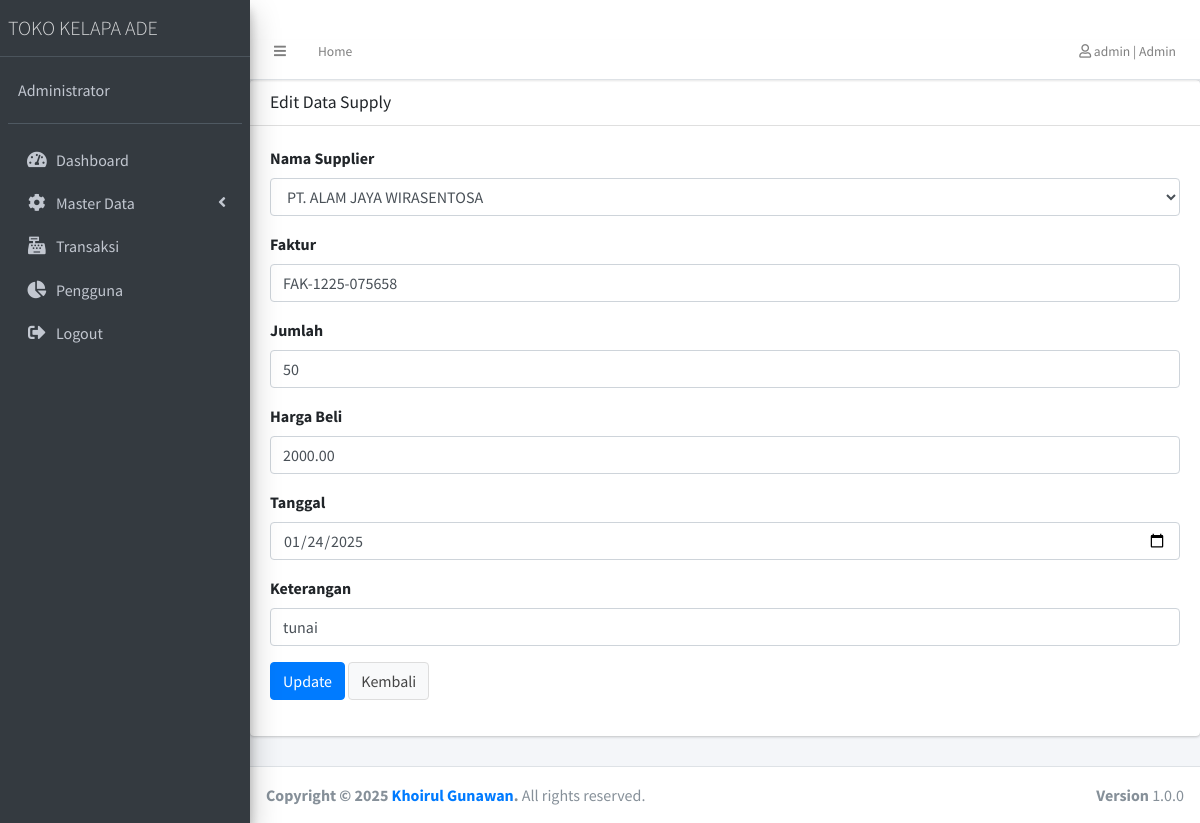
The app's page /index.php?page=aksi_supply/supply_edit&id=49 (signed in) with its own data.
### tables this page shows
CREATE TABLE `tb_barang_msk` (
  `msk_id` int(3) NOT NULL,
  `supplier_id` int(3) NOT NULL,
  `barang_id` int(3) NOT NULL,
  `msk_faktur` varchar(15) NOT NULL,
  `msk_jumlah` int(5) NOT NULL,
  `msk_harga_beli` decimal(10,2) NOT NULL,
  `msk_tgl` date NOT NULL,
  `msk_ket` text NOT NULL
);

### aksi_supply/supply_edit.php (the view, shortened to what this page needs)
<?php
$id = filter_input(INPUT_GET, 'id', FILTER_SANITIZE_NUMBER_INT);
$stmt = $koneksi->prepare("
    SELECT m.*, b.barang_nama, b.kategori_id
    FROM tb_barang_msk m
    JOIN tb_barang b ON m.barang_id = b.barang_id
    WHERE m.msk_id = ?
");
$stmt->bind_param("i", $id);
$stmt->execute();
$supply = $stmt->get_result()->fetch_object();
?>
<div class="card">
    <div class="card-header">
        <h3 class="card-title">Edit Data Supply</h3>
    </div>
    <div class="card-body">
        <form action="" method="post">
            <div class="form-group">
                <label>Nama Supplier</label>
                <select name="supplier" class="form-control select2" required>
                    <?php
                    $suppliers = $koneksi->query("SELECT * FROM tb_supplier ORDER BY supplier_nama ASC");
                    while ($supplier = $suppliers->fetch_object()) {
                        $selected = ($supplier->supplier_id == $supply->supplier_id) ? 'selected' : '';
                        echo "<option value='" . $supplier->supplier_id . "' " . $selected . ">" .
                             htmlspecialchars($supplier->supplier_nama) . "</option>";
                    }
                    ?>
                </select>
            </div>
            <div class="form-group">
                <label>Faktur</label>
                <input type="text" name="faktur" class="form-control"
                       value="<?php echo htmlspecialchars($supply->msk_faktur) ?>" required>
            </div>
            <div class="form-group">
                <label>Jumlah</label>
                <input type="number" name="jumlah" class="form-control"
                       value="<?php echo $supply->msk_jumlah ?>" required>
            </div>
            <div class="form-group">
                <label>Harga Beli</label>
                <input type="number" name="harga" class="form-control" step="0.01"
                       value="<?php echo $supply->msk_harga_beli ?>" required>
            </div>
            <div class="form-group">
                <label>Tanggal</label>
                <input type="date" name="tanggal" class="form-control"
                       value="<?php echo $supply->msk_tgl ?>" required>
            </div>
            <div class="form-group">
                <label>Keterangan</label>
                <input type="text" name="keterangan" class="form-control"
                       value="<?php echo htmlspecialchars($supply->msk_ket) ?>" required>
            </div>
            <div class="form-group">
                <button type="submit" name="update" class="btn btn-primary">Update</button>
                <a href="index.php?page=data_supply" class="btn btn-default">Kembali</a>
            </div>
        </form>
    </div>
</div>

### records on screen
tb_barang_msk: faktur "FAK-1225-075658", jumlah "50", harga "2000.00", tanggal "01/24/2025", keterangan "tunai"

### other values on screen
$_SESSION['pengguna'] "admin"
$_SESSION['pengguna_level'] "Admin"
$_SESSION['pengguna_nama'] "Administrator"
form field supplier "PT. ALAM JAYA WIRASENTOSA"
